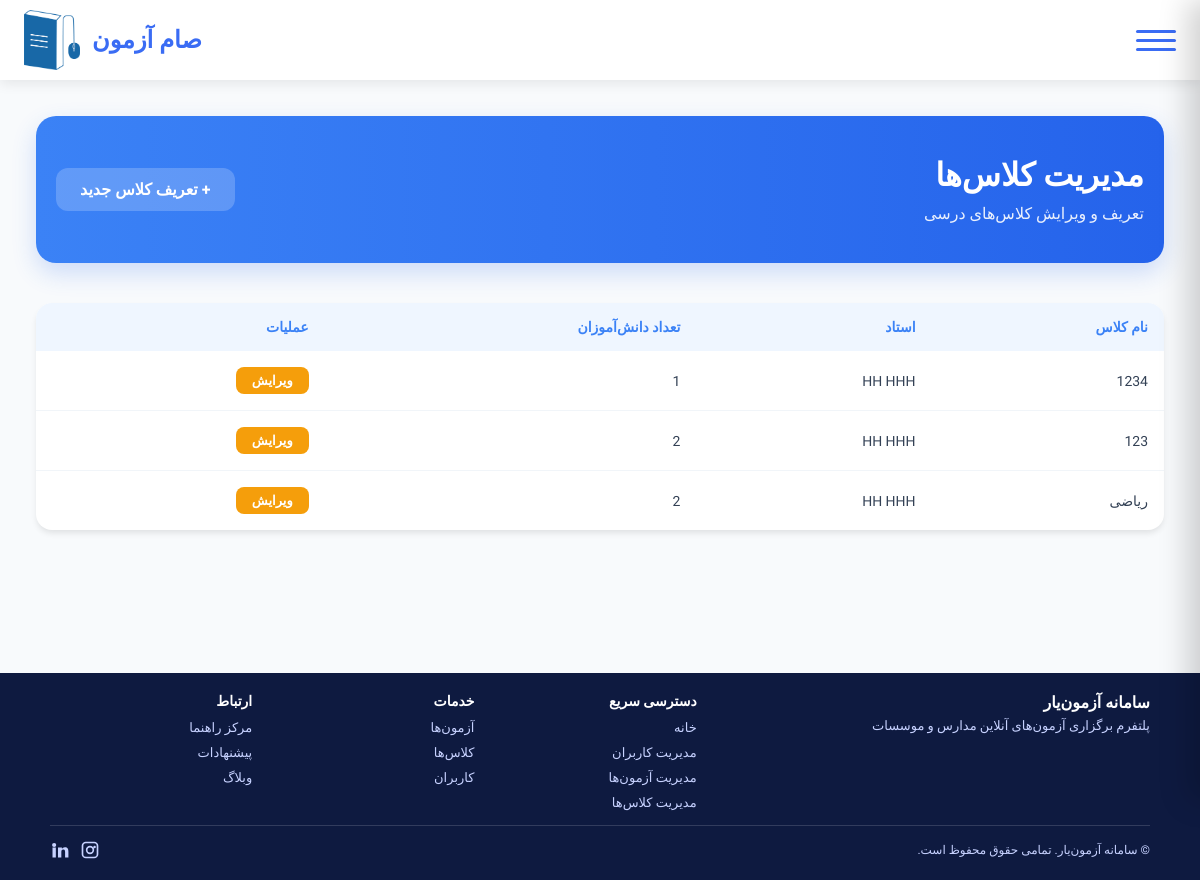
Screenshot of /accounts/admin/classes/ (signed in) with the database file from the repository.
### accounts/models.py (models this page shows, shortened)
class Classroom(models.Model):
    name = models.CharField(max_length=200)
    instructor = models.ForeignKey(settings.AUTH_USER_MODEL, on_delete=models.CASCADE, related_name='owned_classes')
    students = models.ManyToManyField(settings.AUTH_USER_MODEL, related_name='classes', blank=True)
    is_staging = models.BooleanField(default=False)
    is_exam_room = models.BooleanField(default=False)
    class Meta:
        verbose_name = "کلاس"
        verbose_name_plural = "کلاس‌ها"
        constraints = []

class User(AbstractUser):
    email = models.EmailField(unique=True)
    role = models.ForeignKey(Role, on_delete=models.SET_NULL, null=True, blank=True)
    class Meta:
        verbose_name = "کاربر"
        verbose_name_plural = "کاربران"

### accounts/admin_class_views_temp.py (the view)
# urls.py: path('admin/classes/', admin_class_list_view, name='admin_class_list'),
@login_required
def admin_class_list_view(request):
    u = request.user
    is_admin = (getattr(getattr(u, 'role', None), 'code', '') == 'admin')
    if not is_admin:
        return redirect('profile')
    classes = Classroom.objects.select_related('instructor').annotate(student_count=models.Count('students')).order_by('-id')
    return render(request, 'accounts/admin_class_list.html', {
        'classes': classes
    })

### templates/accounts/admin_class_list.html (shortened to what this page needs)
{% extends "base.html" %}
{% load static %}
{% block content %}
<div style="max-width: 1200px; margin: 0 auto; padding: 20px;">
    <div class="page-header">
        <div class="page-title">
            <h1>مدیریت کلاس‌ها</h1>
            <p>تعریف و ویرایش کلاس‌های درسی</p>
        </div>
        <a href="{% url 'admin_class_new' %}" class="btn-new">+ تعریف کلاس جدید</a>
    </div>
    <table class="class-table">
        <thead>
            <tr>
                <th>نام کلاس</th>
                <th>استاد</th>
                <th>تعداد دانش‌آموزان</th>
                <th>عملیات</th>
            </tr>
        </thead>
        <tbody>
            {% for c in classes %}
            {% if not c.is_staging %}
            <tr>
                <td>{{ c.name }}</td>
                <td>{{ c.instructor.first_name }} {{ c.instructor.last_name }}</td>
                <td>{{ c.student_count }}</td>
                <td>
                    <a href="{% url 'admin_class_edit' c.id %}" class="btn-edit">ویرایش</a>
                </td>
            </tr>
            {% endif %}
            {% empty %}
            <tr>
                <td colspan="4" style="text-align:center; padding:30px; color:#94a3b8;">هنوز کلاسی تعریف نشده است.</td>
            </tr>
            {% endfor %}
        </tbody>
    </table>
</div>
{% endblock %}

### static/styles.css (style rules this page uses)
html, body { height: 100%; }
body { font-family: 'Vazirmatn','IranSans', tahoma, sans-serif; direction: rtl; margin: 0; padding: 0; background: linear-gradient(135deg, #007BFF, #00BFFF); min-height: 100vh; display: flex; flex-direction: column; }
:root { --footer-bg: #0e1a40; --footer-fg: #f0f4ff; --footer-link: #c7d2ff; --footer-link-hover: #ffffff; --footer-divider: rgba(255,255,255,0.15); --footer-ico: #c7d2ff; --footer-head-color: #ffffff; }

### templates/base.html (style rules this page uses)
:root { --header-height: 80px; --header-bg: #ffffff; --header-shadow: 0 4px 12px rgba(0,0,0,0.08); }
body { padding-top: var(--header-height); }

### templates/accounts/admin_class_list.html (style rules this page uses)
body { background: #f8fafc; }
.page-header { background: linear-gradient(90deg, #3b82f6 0%, #2563eb 100%); color: white; padding: 40px 20px; border-radius: 20px; margin-bottom: 40px; text-align: right; box-shadow: 0 10px 25px rgba(37, 99, 235, 0.2); display: flex; justify-content: space-between; align-items: center; }
.page-title h1 { font-size: 32px; font-weight: 800; margin: 0 0 10px 0; }
.page-title p { font-size: 16px; opacity: 0.9; margin: 0; }
.btn-new { background: rgba(255,255,255,0.2); color: white; padding: 12px 24px; border-radius: 12px; text-decoration: none; font-weight: 700; transition: 0.2s; }
.class-table { width: 100%; border-collapse: separate; border-spacing: 0; background: white; border-radius: 16px; overflow: hidden; box-shadow: 0 4px 6px -1px rgba(0, 0, 0, 0.1); }
.class-table th { background: #eff6ff; color: #3b82f6; font-weight: 700; padding: 16px; text-align: right; font-size: 14px; }
.class-table td { padding: 16px; border-bottom: 1px solid #f1f5f9; color: #334155; font-size: 14px; }
.class-table tr:last-child td { border-bottom: none; }
.btn-edit { background: #f59e0b; color: white; padding: 6px 16px; border-radius: 8px; text-decoration: none; font-size: 13px; font-weight: 600; display: inline-block; }

### rows the page displays
Classroom: name "1234", instructor.first_name "HH", instructor.last_name "HHH", student_count "1"
Classroom: name "123", instructor.first_name "HH", instructor.last_name "HHH", student_count "2"
Classroom: name "ریاضی", instructor.first_name "HH", instructor.last_name "HHH", student_count "2"
